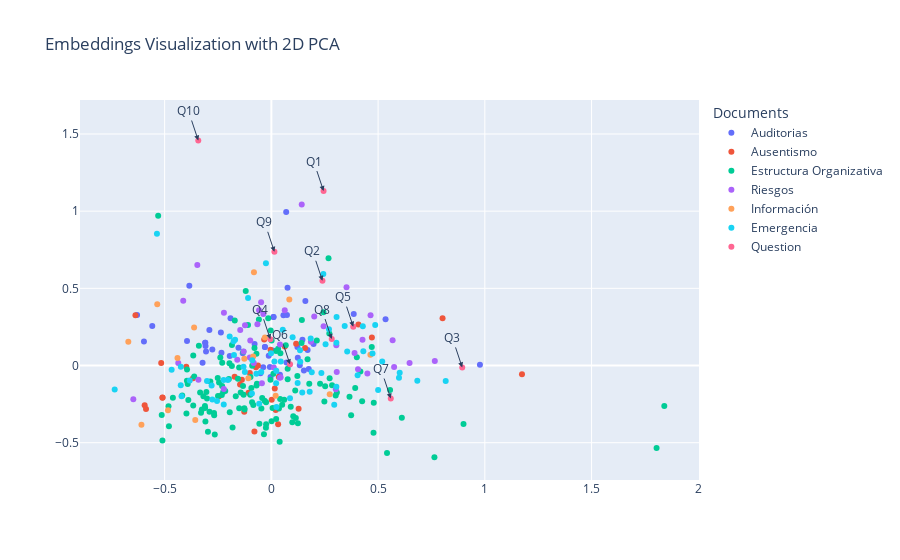
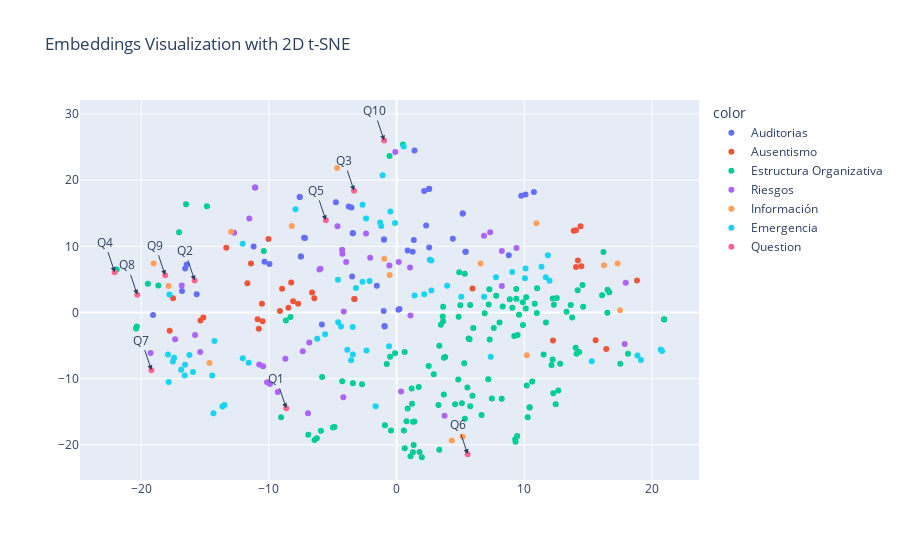
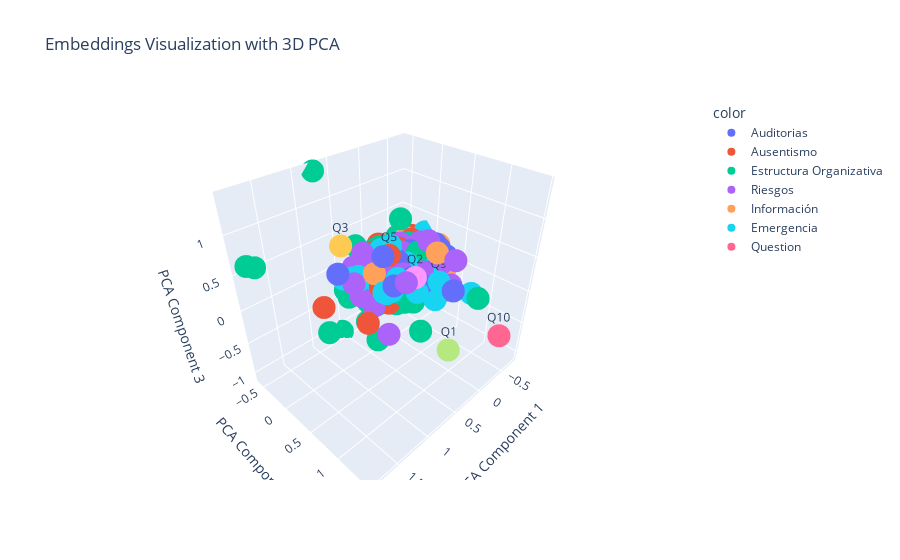
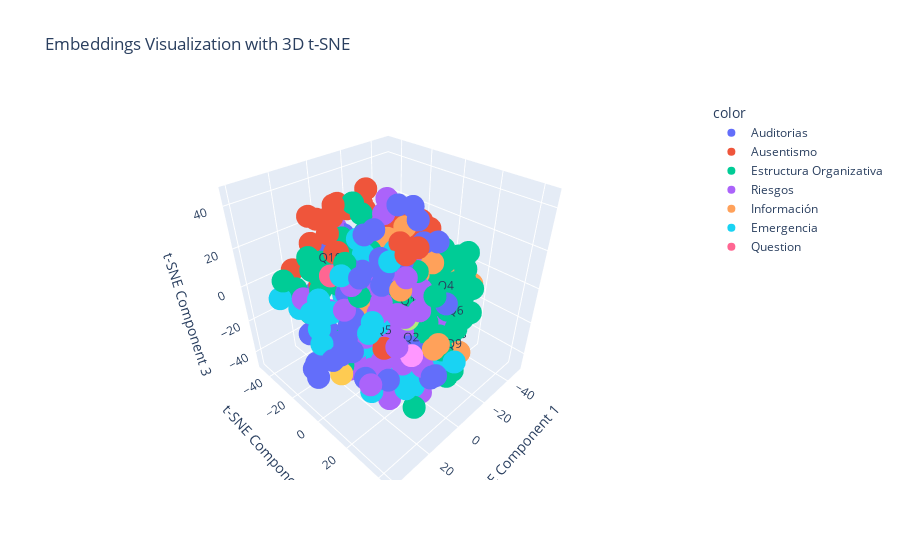

The notebook cell these images were saved under, in order:
### Code cell
# Collecting sentence embeddings for each model
model_embeddings = []
model_labels = []
models_list = []

for key, model in models.items():
    for paragraph in model.original_paragraphs:
        embedding = model._get_sentence_embedding_pretrained(paragraph)
        model_embeddings.append(embedding)
        model_labels.append(key)
    models_list.append(key)

# Collecting embeddings for questions and finding the closest model for each question
question_embeddings = []
question_closest_models = []
question_similarities = []
question_closest_paragraphs = []

for question in questions:
    query_embedding = model._get_sentence_embedding_pretrained(question)
    question_embeddings.append(query_embedding)
    
    # Find the closest model
    closest_model = None
    highest_similarity = -1
    closest_paragraph = ""
    for model_name, model in models.items():
        similarities = [
            (model._cosine_similarity(query_embedding, model._get_sentence_embedding_pretrained(paragraph)), paragraph)
            for paragraph in model.original_paragraphs
        ]
        max_similarity, best_paragraph = max(similarities, key=lambda x: x[0])
        if max_similarity > highest_similarity:
            highest_similarity = max_similarity
            closest_model = model_name
            closest_paragraph = best_paragraph
    
    question_closest_models.append(closest_model)
    question_similarities.append(highest_similarity)
    question_closest_paragraphs.append(closest_paragraph)

# Printing questions and their related data based on similarity
for question, closest_model, similarity in zip(questions, question_closest_models, question_similarities):
    if similarity > 0.75:
        print(f"Question: {question}")
        print(f"Closest Model: {closest_model}")
        print(f"Similarity: {similarity:.2f}")
        print()
    else:
        print(f"'{question}' does not have enough similarity")

# Combining model embeddings and question embeddings
all_embeddings = np.array(model_embeddings + question_embeddings)
labels = model_labels + ["Question"] * len(questions)
hover_texts = model_labels + [
    f"Question: {question}<br>Closest Model: {closest_model}<br>Similarity: {similarity:.2f}<br>Chunk: {closest_paragraph[:100]}..."
    for question, closest_model, similarity, closest_paragraph in zip(questions, question_closest_models, question_similarities, question_closest_paragraphs)
]

# Reducing dimensionality using PCA for 2D and 3D plots
pca_2d = PCA(n_components=2)
pca_2d_result = pca_2d.fit_transform(all_embeddings)

pca_3d = PCA(n_components=3)
pca_3d_result = pca_3d.fit_transform(all_embeddings)

# Reducing dimensionality using t-SNE for 2D and 3D plots
tsne_2d = TSNE(n_components=2, random_state=42)
tsne_2d_result = tsne_2d.fit_transform(all_embeddings)

tsne_3d = TSNE(n_components=3, random_state=42)
tsne_3d_result = tsne_3d.fit_transform(all_embeddings)

# Plotting with 2D PCA
fig_pca = px.scatter(
    x=pca_2d_result[:, 0], 
    y=pca_2d_result[:, 1], 
    color=labels, 
    hover_data={'label': hover_texts},
    labels={'x': '', 'y': ''},
    title="Embeddings Visualization with 2D PCA"
)

# Adding annotations for questions in 2D PCA plot
for i, question in enumerate(questions):
    fig_pca.add_annotation(
        x=pca_2d_result[len(model_embeddings) + i, 0], 
        y=pca_2d_result[len(model_embeddings) + i, 1], 
        text=f"Q{i+1}", 
        showarrow=True,
        arrowhead=2
    )

fig_pca.update_layout(legend_title_text='Documents')

# Plotting with 2D t-SNE
fig_tsne = px.scatter(
    x=tsne_2d_result[:, 0], 
    y=tsne_2d_result[:, 1], 
    color=labels, 
    hover_data={'label': hover_texts},
    labels={'x': '', 'y': ''},
    title="Embeddings Visualization with 2D t-SNE",
)

# Adding annotations for questions in 2D t-SNE plot
for i, question in enumerate(questions):
    fig_tsne.add_annotation(
        x=tsne_2d_result[len(model_embeddings) + i, 0], 
        y=tsne_2d_result[len(model_embeddings) + i, 1], 
        text=f"Q{i+1}", 
        showarrow=True,
        arrowhead=2
    )

# Plotting with 3D PCA
fig_pca_3d = px.scatter_3d(
    x=pca_3d_result[:, 0], 
    y=pca_3d_result[:, 1], 
    z=pca_3d_result[:, 2], 
    color=labels, 
    hover_data={'label': hover_texts},
    labels={'x': 'PCA Component 1', 'y': 'PCA Component 2', 'z': 'PCA Component 3'},
    title="Embeddings Visualization with 3D PCA"
)

# Adding annotations for questions in 3D PCA plot
for i, question in enumerate(questions):
    fig_pca_3d.add_trace(go.Scatter3d(
        x=[pca_3d_result[len(model_embeddings) + i, 0]],
        y=[pca_3d_result[len(model_embeddings) + i, 1]],
        z=[pca_3d_result[len(model_embeddings) + i, 2]],
        text=f"Q{i+1}",
        mode='markers+text',
        textposition='top center',
        showlegend=False
    ))

# Plotting with 3D t-SNE
fig_tsne_3d = px.scatter_3d(
    x=tsne_3d_result[:, 0], 
    y=tsne_3d_result[:, 1], 
    z=tsne_3d_result[:, 2], 
    color=labels, 
    hover_data={'label': hover_texts},
    labels={'x': 't-SNE Component 1', 'y': 't-SNE Component 2', 'z': 't-SNE Component 3'},
    title="Embeddings Visualization with 3D t-SNE"
)

# Adding annotations for questions in 3D t-SNE plot
for i, question in enumerate(questions):
    fig_tsne_3d.add_trace(go.Scatter3d(
        x=[tsne_3d_result[len(model_embeddings) + i, 0]],
        y=[tsne_3d_result[len(model_embeddings) + i, 1]],
        z=[tsne_3d_result[len(model_embeddings) + i, 2]],
        text=f"Q{i+1}",
        mode='markers+text',
        textposition='top center',
        showlegend=False
    ))

# Show plots
fig_pca.show()
fig_tsne.show()
fig_pca_3d.show()
fig_tsne_3d.show()
